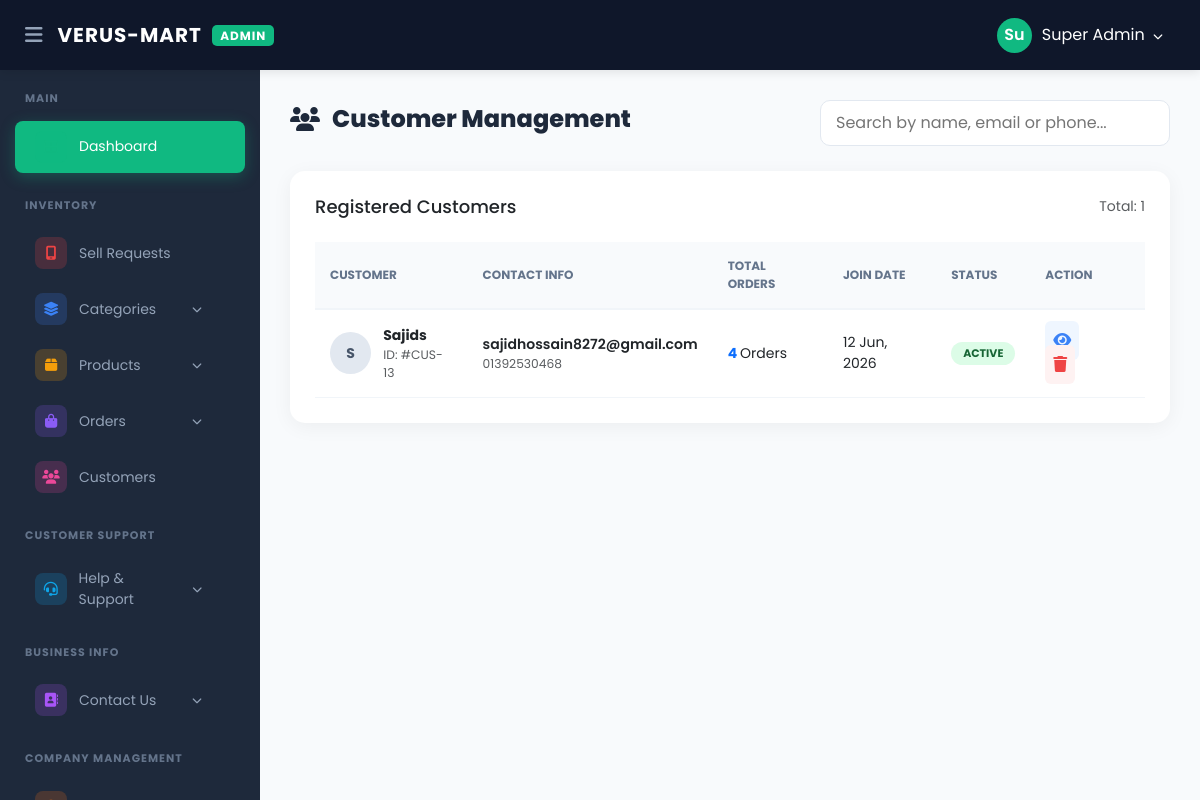
Screenshot of /verusmart/admin/customer_list.php (signed in) with the database file from the repository.
### tables this page shows
CREATE TABLE `users` (
  `id` int(11) NOT NULL,
  `full_name` varchar(100) NOT NULL,
  `email` varchar(100) NOT NULL,
  `phone` varchar(20) NOT NULL,
  `password` varchar(255) NOT NULL,
  `status` varchar(20) DEFAULT 'active',
  `created_at` timestamp NULL DEFAULT current_timestamp()
);

### verusmart/admin/customer_list.php (the view, shortened to what this page needs)
<?php
include 'header.php';
include 'sidebar.php';
?>
<div class="content-wrapper">
    <div class="page-header">
        <h1 class="page-title"><i class="fa-solid fa-users"></i> Customer Management</h1>
        <input type="text" id="customerSearch" class="search-box" placeholder="Search by name, email or phone..." onkeyup="searchTable()">
    </div>
    <div class="card">
        <div class="d-flex justify-content-between align-items-center mb-4">
            <h3 class="m-0" style="font-size:18px;">Registered Customers</h3>
            <span class="text-muted small">Total: <?php echo mysqli_num_rows(mysqli_query($conn, "SELECT id FROM users")); ?></span>
        </div>
        <div class="table-container">
            <table id="customerTable">
                <thead>
                    <tr>
                        <th>Customer</th>
                        <th>Contact Info</th>
                        <th>Total Orders</th>
                        <th>Join Date</th>
                        <th>Status</th>
                        <th>Action</th>
                    </tr>
                </thead>
                <tbody>
                    <?php
                    $sql = "SELECT * FROM users ORDER BY id DESC";
                    $result = mysqli_query($conn, $sql);
                    if(mysqli_num_rows($result) > 0){
                        while($row = mysqli_fetch_assoc($result)){
                            $status = $row['status'] ?: 'active';
                            $name = $row['full_name'];
                            $initial = strtoupper(substr($name, 0, 1));
                    ?>
                    <tr>
                        <td>
                            <div class="user-info">
                                <div class="user-avatar"><?php echo $initial; ?></div>
                                <div>
                                    <div class="fw-bold text-dark"><?php echo htmlspecialchars($name); ?></div>
                                    <div class="text-muted small">ID: #CUS-<?php echo $row['id']; ?></div>
                                </div>
                            </div>
                        </td>
                        <td>
                            <div class="fw-semibold"><?php echo htmlspecialchars($row['email']); ?></div>
                            <div class="text-muted small"><?php echo htmlspecialchars($row['phone']); ?></div>
                        </td>
                        <td>
                            <span class="fw-bold text-primary">
                                <?php
                                    $email = $row['email'];
                                    $order_res = mysqli_query($conn, "SELECT COUNT(id) as total FROM orders WHERE email='$email'");
                                    $order_data = mysqli_fetch_assoc($order_res);
                                    echo $order_data['total'] ?? 0;
                                ?>
                            </span> Orders
                        </td>
                        <td><?php echo date('d M, Y', strtotime($row['created_at'])); ?></td>
                        <td>
                            <a href="?status_id=<?php echo $row['id']; ?>&current=<?php echo $status; ?>"
                               class="badge <?php echo ($status == 'active') ? 'badge-active' : 'badge-inactive'; ?>"
                               style="text-decoration:none;">
                                <?php echo strtoupper($status); ?>
                            </a>
                        </td>
                        <td>
                            <a href="customer_details.php?id=<?php echo $row['id']; ?>" class="action-btn btn-view" title="View"><i class="fa-solid fa-eye"></i></a>
                            <a href="?delete=<?php echo $row['id']; ?>" class="action-btn btn-delete" onclick="return confirm('Are you sure you want to delete this user?')" title="Delete"><i class="fa-solid fa-trash"></i></a>
                        </td>
                    </tr>
                    <?php }
                    } else { echo "<tr><td colspan='6' class='text-center py-5 text-muted'>No customers found in database.</td></tr>"; } ?>
                </tbody>
            </table>
        </div>
    </div>
</div>
</body>
</html>

### verusmart/admin/header.php (style rules this page uses)
:root { --sidebar-width: 260px; --top-bg: #0f172a; --primary-blue: #3b82f6; }
* { margin: 0; padding: 0; box-sizing: border-box; font-family: 'Poppins', sans-serif; }
body { background: #f8fafc; overflow-x: hidden; }

### verusmart/admin/customer_list.php (style rules this page uses)
:root { --primary: #3b82f6; --bg: #f8fafc; --text: #1e293b; --card: #ffffff; --sidebar-width: 260px; }
.content-wrapper { margin-left: var(--sidebar-width); padding: 100px 30px 40px; background: var(--bg); min-height: 100vh; width: calc(100% - var(--sidebar-width)); box-sizing: border-box; }
.page-header { display: flex; justify-content: space-between; align-items: center; margin-bottom: 25px; }
.page-title { font-size: 24px; font-weight: 800; color: #1e293b; display: flex; align-items: center; gap: 12px; }
.search-box { padding: 10px 15px; border: 1px solid #e2e8f0; border-radius: 10px; width: 350px; outline: none; }
.card { background: var(--card); border-radius: 15px; padding: 25px; box-shadow: 0 4px 20px rgba(0,0,0,0.05); border: none; }
.table-container { overflow-x: auto; }
table { width: 100%; border-collapse: collapse; }
th { background: #f8fafc; padding: 15px; text-align: left; font-size: 12px; color: #64748b; text-transform: uppercase; border-bottom: 2px solid #f1f5f9; }
td { padding: 15px; border-bottom: 1px solid #f1f5f9; font-size: 14px; vertical-align: middle; }
.user-info { display: flex; align-items: center; gap: 12px; }
.user-avatar { width: 42px; height: 42px; border-radius: 50%; background: #e2e8f0; display: flex; align-items: center; justify-content: center; font-weight: bold; color: #475569; }
.badge { padding: 6px 12px; border-radius: 50px; font-size: 11px; font-weight: 700; text-transform: uppercase; display: inline-block; }
.badge-active { background: #dcfce7; color: #166534; }
.action-btn { font-size: 16px; margin-right: 10px; text-decoration: none; padding: 8px; border-radius: 6px; transition: 0.2s; }
.btn-view { color: #3b82f6; background: #eff6ff; }
.btn-delete { color: #ef4444; background: #fef2f2; }

### rows the page displays
users: full_name "S", full_name "Sajids", id "13", email "sajidhossain8272@gmail.com", phone "01392530468", total "4", created_at "12 Jun, 2026", status "ACTIVE"

### other values shown
substr($_SESSION['admin_name'], 0, 2) "Su"
$_SESSION['admin_name'] "Super Admin"
mysqli_num_rows(mysqli_query($conn, "SELECT id FROM users")) "1"
